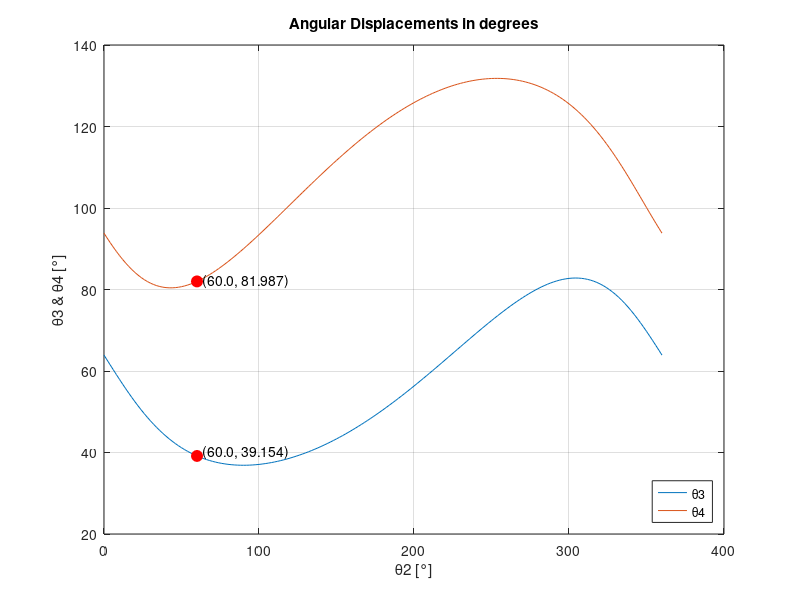
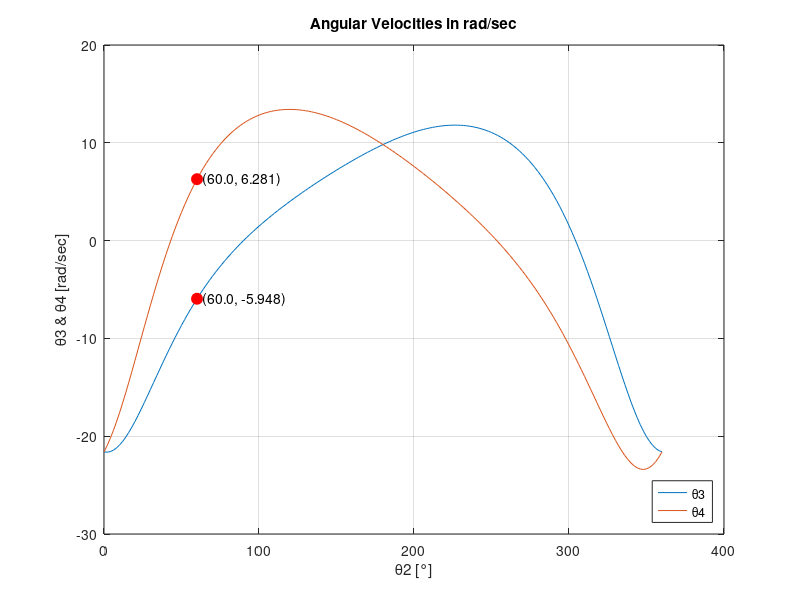
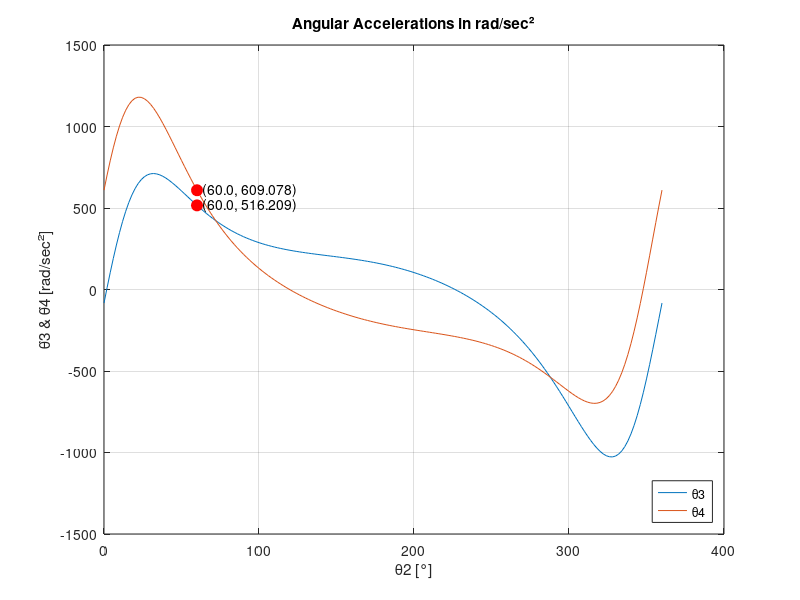
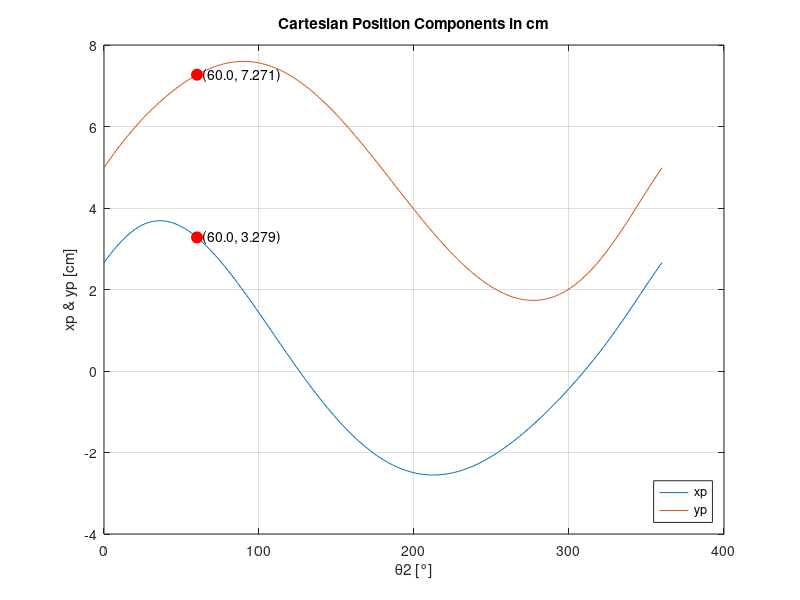

The MATLAB script that drew these images, in order: (Note: this script raises an error after producing the figures.)
% B.5: Compute kinematic quantities over full cycle

% Define known variables and equations from Part B
%   as θ3, θ4, etc... will need to be solved for
%% Links
r1 = 8.0; %cm
r2 = 3.0; %cm
r3 = 10.0; %cm
r4 = 9.0; %cm

w2 = 36; %rad/sec
a2 = 0; %rad/sec^2

rbp = 5.0; %cm
r5 = rbp;

beta = 30; %degrees
beta_rad = deg2rad(beta);

%% H values
h1 = r1/r2;
h2 = r1/r3;
h3 = r1/r4;
h4 = (-r1^2-r2^2-r3^2+r4^2)/(2*r2*r3);
h5 = (r1^2+r2^2-r3^2+r4^2)/(2*r2*r4);

theta2 = 0:2:360; %input incremements of 2 degrees over a full rotation
theta2_rad = deg2rad(theta2);
theta2dot_rad = 36;
theta2doubledot_rad = 0;

%% Constants for simplification
a = h4 + h2.*cos(theta2_rad)-h1+cos(theta2_rad);
b = -sin(theta2_rad);
c = h4+h2.*cos(theta2_rad)+h1-cos(theta2_rad);
d = h5-h3.*cos(theta2_rad)+cos(theta2_rad)-h1;
e = h5-h3.*cos(theta2_rad)-cos(theta2_rad)+h1;

%% Desired Angle for Verification
indexAt60 = find(theta2 == 60);

%% a) θ3, θ4 vs θ2
theta3 = 2.*atan((-b-sqrt(b.^2-a.*c))./(a));
theta3_deg = rad2deg(theta3);

theta4 = 2.*atan((-b-sqrt(b.^2-d.*e))./(d));
theta4_deg = rad2deg(theta4);

theta3_deg_60 = theta3_deg(indexAt60);
theta4_deg_60 = theta4_deg(indexAt60);

figure ('Name', 'Ang.Disp.');
plot(theta2,theta3_deg);
title('Angular Displacements in degrees');
xlabel('θ2 [°]');
ylabel('θ3 & θ4 [°]');
hold on;
plot(theta2,theta4_deg);

plot(60, theta3_deg_60, 'ro', 'MarkerFaceColor', 'r', ...
    'MarkerSize', 8);
text(60,theta3_deg_60 + 1, sprintf('  (%.1f, %.3f)', 60,theta3_deg_60));
plot(60, theta4_deg_60, 'ro', 'MarkerFaceColor', 'r', ...
    'MarkerSize', 8);
text(60,theta4_deg_60, sprintf('  (%.1f, %.3f)', 60,theta4_deg_60));

legend({'θ3','θ4'},'Location','Southeast');
grid on;
hold off;

%% b) θ̇3, θ̇4 vs θ2
theta3_dot = (r2.*theta2dot_rad.*sin(theta2_rad-theta4))./ ...
    (r3.*sin(theta4-theta3));
theta4_dot = (r2.*theta2dot_rad.*sin(theta2_rad-theta3))./ ...
    (r4.*sin(theta4-theta3));

theta3_dot_deg_60 = theta3_dot(indexAt60);
theta4_dot_deg_60 = theta4_dot(indexAt60);

figure ('Name', 'Ang.Vel.');
plot(theta2,theta3_dot);
title('Angular Velocities in rad/sec');
xlabel('θ2 [°]');
ylabel('θ̇3 & θ̇4 [rad/sec]');
hold on;
plot(theta2,theta4_dot);

plot(60, theta3_dot_deg_60, 'ro', 'MarkerFaceColor', 'r', ...
    'MarkerSize', 8);
text(60,theta3_dot_deg_60, sprintf('  (%.1f, %.3f)', 60,theta3_dot_deg_60));
plot(60, theta4_dot_deg_60, 'ro', 'MarkerFaceColor', 'r', ...
    'MarkerSize', 8);
text(60,theta4_dot_deg_60, sprintf('  (%.1f, %.3f)', 60,theta4_dot_deg_60));

legend({'θ̇3','θ̇4'},'Location','Southeast');
grid on;
hold off;

%% c) θ̈3, θ̈4 vs θ2
theta3_doubledot = ( ...
    -r4.*theta4_dot.^2 ...
    + r3.*theta3_dot.^2.*cos(theta3 - theta4) ...
    + r2.*theta2dot_rad.^2.*cos(theta2_rad - theta4) ...
    + r2.*theta2doubledot_rad.*sin(theta2_rad - theta4) ...
    ) ./ (r3.*sin(theta4 - theta3));
theta4_doubledot = (-r3.*theta3_dot.^2 ...
    + r4.*theta4_dot.^2.*cos(theta4 - theta3) ...
    - r2.*theta2dot_rad.^2.*cos(theta2_rad - theta3) ...
    + r2.*theta2doubledot_rad.*sin(theta2_rad - theta3) ...
    ) ./ (r4.*sin(theta3 - theta4));

theta3_doubledot_deg_60 = theta3_doubledot(indexAt60);
theta4_doubledot_deg_60 = theta4_doubledot(indexAt60);

figure ('Name', 'Ang.Acc.');
plot(theta2,theta3_doubledot);
title('Angular Accelerations in rad/sec²');
xlabel('θ2 [°]');
ylabel('θ̈3 & θ̈4 [rad/sec²]');
hold on;
plot(theta2,theta4_doubledot);

plot(60, theta3_doubledot_deg_60, 'ro', 'MarkerFaceColor', 'r', ...
    'MarkerSize', 8);
text(60,theta3_doubledot_deg_60, sprintf('  (%.1f, %.3f)', 60,theta3_doubledot_deg_60));
plot(60, theta4_doubledot_deg_60, 'ro', 'MarkerFaceColor', 'r', ...
    'MarkerSize', 8);
text(60,theta4_doubledot_deg_60, sprintf('  (%.1f, %.3f)', 60,theta4_doubledot_deg_60));

legend({'θ̈3','θ̈4'},'Location','Southeast');
grid on;
hold off;

%% d) xp, yp vs θ2
theta5 = theta3+beta_rad;

xp = r5.*cos(theta5) + r2.*cos(theta2_rad);
yp = r5.*sin(theta5) + r2.*sin(theta2_rad);

xp_deg_60 = xp(indexAt60);
yp_deg_60 = yp(indexAt60);

figure ('Name', 'Cart.Pos.');
plot(theta2,xp);
title('Cartesian Position Components in cm');
xlabel('θ2 [°]');
ylabel('xp & yp [cm]');
hold on;
plot(theta2,yp);

plot(60, xp_deg_60, 'ro', 'MarkerFaceColor', 'r', ...
    'MarkerSize', 8);
text(60,xp_deg_60, sprintf('  (%.1f, %.3f)', 60,xp_deg_60));
plot(60, yp_deg_60, 'ro', 'MarkerFaceColor', 'r', ...
    'MarkerSize', 8);
text(60,yp_deg_60, sprintf('  (%.1f, %.3f)', 60,yp_deg_60));

legend({'xp','yp'},'Location','Southeast');
grid on;
hold off;

%% e) Velocity magnitude |vp| vs θ2
xp_dot = -theta3_dot.*r5.*sin(theta5) ...
         -theta2dot_rad.*r2.*sin(theta2_rad);
yp_dot = theta3_dot.*r5.*cos(theta5) ...
         +theta2dot_rad.*r2.*cos(theta2_rad);

xp_dot_deg_60 = xp_dot(indexAt60);
yp_dot_deg_60 = yp_dot(indexAt60);
vp_mag_deg_60 = sqrt(xp_dot_deg_60.^2+yp_dot_deg_60.^2);

vp_mag = abs(sqrt(xp_dot.^2 + yp_dot.^2));
figure ('Name', 'Vel.Mag.');
plot(theta2,vp_mag);
title('Velocity Magnitude in cm/sec²');
xlabel('θ2 [°]');
ylabel('vp [cm]');
hold on;

plot(60, vp_mag_deg_60, 'ro', 'MarkerFaceColor', 'r', ...
    'MarkerSize', 8);
text(60,vp_mag_deg_60, sprintf('  (%.1f, %.3f)', 60,vp_mag_deg_60));

legend({'vp'},'Location','Southeast');
grid on;
hold off;

%% f) Acceleration Magnitude |ap| vs θ2
xp_doubledot = -theta3_doubledot.*r5.*sin(theta5) ...
               -theta3_dot.^2.*r5.*cos(theta5) ...
               -theta2doubledot_rad.*r2.*sin(theta2_rad) ...
               -theta2dot_rad.^2.*r2.*cos(theta2_rad);
yp_doubledot = theta3_doubledot.*r5.*cos(theta5) ...
               -theta3_dot.^2.*r5.*sin(theta5) ...
               +theta2doubledot_rad.*r2.*cos(theta2_rad) ...
               -theta2dot_rad.^2.*r2.*sin(theta2_rad);

xp_doubledot_deg_60 = xp_doubledot(indexAt60);
yp_doubledot_deg_60 = yp_doubledot(indexAt60);
ap_mag_deg_60 = sqrt(xp_doubledot_deg_60.^2+yp_doubledot_deg_60.^2);

ap_mag = abs(sqrt(xp_doubledot.^2 + yp_doubledot.^2));
figure ('Name', 'Acc.Mag.');
plot(theta2, ap_mag);
title('Acceleration Magnitude in cm/sec²');
xlabel('θ2 [°]');
ylabel('ap [cm]');
hold on;

plot(60, ap_mag_deg_60, 'ro', 'MarkerFaceColor', 'r', ...
    'MarkerSize', 8);
text(60,ap_mag_deg_60, sprintf('  (%.1f, %.3f)', 60,ap_mag_deg_60));

legend({'ap'}, 'Location', 'Southeast');
grid on;
hold off;

%% g) Coupler Curve yp vs xp
figure ('Name', 'Coupler Curve');
plot(xp, yp);
title('Coupler Curve: yp vs xp');
xlabel('xp [cm]');
ylabel('yp [cm]');
grid on;

%% C.3: Complete Force Analysis over one crank revolution
m2 = 8; %g
m3 = 30; %g
m4 = 20; %g

b2 = 1.50; %cm to mass center
b3 = 4.00; %cm to mass center
b4 = 3.50; %cm to mass center

I_G3 = 250; %gr*cm^2
I_G4 = 90; %gr*cm^2

%% Positions and Accelerations of mass centers
% Link 2: Position
X_G2 = b2.*cos(theta2_rad);
Y_G2 = b2.*sin(theta2_rad);

% Link 2: Acceleration
A_X_G2 = -b2.*theta2doubledot_rad.*sin(theta2_rad)-b2.*theta2dot_rad.^2 ...
    .*cos(theta2_rad);
A_Y_G2 = b2.*theta2doubledot_rad.*cos(theta2_rad)-b2.*theta2dot_rad.^2 ...
    .*sin(theta2_rad);

% Link 3: Position
X_G3 = r2.*cos(theta2_rad) + b3.*cos(theta3);
Y_G3 = r2.*sin(theta2_rad) + b3.*sin(theta3);

% Link 3: Accceleration
A_X_G3 = -r2.*theta2doubledot_rad.*sin(theta2_rad) ...
    -r2.*theta2dot_rad.^2.*cos(theta2_rad) ...
    -b3.*theta3_doubledot.*sin(theta3) ...
    -b3.*theta3_dot.^2.*cos(theta3);
A_Y_G3 = r2.*theta2doubledot_rad.*cos(theta2_rad) ...
    -r2.*theta2dot_rad.^2.*sin(theta2_rad) ...
    +b3.*theta3_doubledot.*cos(theta3) ...
    -b3.*theta3_dot.^2.*sin(theta3);

% Link 4: Position
X_G4 = r1 + b4.*cos(theta4);
Y_G4 = b4.*sin(theta4);

% Link 4: Acceleration
A_X_G4 = -b4.*theta4_doubledot.*sin(theta4)-b4.*theta4_dot.^2 ...
    .*cos(theta4);
A_Y_G4 = b4.*theta4_doubledot.*cos(theta4)-b4.*theta4_dot.^2 ...
    .*sin(theta4);

n = length(theta2_rad);
N_to_cm_g = 1e5; %g*cm/s^2
Fext = 0.5*N_to_cm_g; %N

F12x = zeros(1,n);
F12y = zeros(1,n);
F32x = zeros(1,n);
F32y = zeros(1,n);
F34x = zeros(1,n);
F34y = zeros(1,n);
F41x = zeros(1,n);
F41y = zeros(1,n);
M12 = zeros(1,n); % Moment applied at 02, same as W in notes

I_O4 = I_G4 + m4*b4^2; % parallel axis theorem moved from I_G4

%% Calculate and fill forces & moment from matrix
for k = 1:n
    A = [ ...
        -1,  0,  1,  0,  0,  0,  0,  0,  0;
         0, -1,  0,  1,  0,  0,  0,  0,  0;
         r2*sin(theta2_rad(k)), -r2*cos(theta2_rad(k)), 0, 0, 0, 0, 0, 0, 1;
         0,  0, -1,  0, -1,  0,  0,  0,  0;
         0,  0,  0, -1,  0, -1,  0,  0,  0;
         0,  0, -b3*sin(theta3(k)), b3*cos(theta3(k)), ...
                 b3*sin(theta3(k)), -b3*cos(theta3(k)), 0, 0, 0;
         0,  0,  0,  0,  1,  0, -1,  0,  0;
         0,  0,  0,  0,  0,  1,  0, -1,  0;
         0,  0,  0,  0, -r4*sin(theta4(k)), r4*cos(theta4(k)), 0, 0, 0 ...
        ];
    B = [ ...
        m2*A_X_G2(k);
        m2*A_Y_G2(k);
        0;
        m3*A_X_G3(k);
        m3*A_Y_G3(k) + Fext;
        I_G3*theta3_doubledot(k) - Fext*(b3*cos(theta3(k)) - rbp*cos(theta3(k)));
        m4*A_X_G4(k);
        m4*A_Y_G4(k);
        I_O4*theta4_doubledot(k) ...
        ];
    x = A\B; % solve for temporary variable

    F12x(k) = x(1);
    F12y(k) = x(2);
    F32x(k) = x(3);
    F32y(k) = x(4);
    F34x(k) = x(5);
    F34y(k) = x(6);
    F41x(k) = x(7);
    F41y(k) = x(8);
    M12(k) = x(9);
end

%% (i) Driving Torque M12 vs θ2
figure ('Name', 'Driving Torque');
M12_N = M12./N_to_cm_g;
plot(theta2, M12_N);
title('Driving Torque: M12 vs θ2');
xlabel('θ2 [°]');
ylabel('M12 [Nm]');
grid on;

%% (ii) Polar Plot of shaking force Fs (mag and dir)
Fs_mag = sqrt((-F12x+F41x).^2+(-F12y+F41y).^2)./N_to_cm_g; %txtbook p.391 9.2-12
Fs_dir = atan2((-F12y+F41y), (-F12x+F41x)); %txtbook p.391 9.2-10

figure('Name', 'Polar Fs');
polarplot(Fs_dir, Fs_mag);
title('Shaking Force [N] at θ2');
legend({'Fs [N]'})
grid on;

%% (iii) Components of Fs vs θ2
Fs_x = (-F12x+F41x)./N_to_cm_g;
Fs_y = (-F12y+F41y)./N_to_cm_g;

figure('Name', 'Shaking Force Componenets');
plot(theta2, Fs_x, 'b', theta2, Fs_y, 'r');
title('Shaking Force Components vs θ2');
xlabel('θ2 [°]');
ylabel('Force Components [N]');
legend({'Fs_x [N]', 'Fs_y [N]'}, 'Location','southeast');
grid on;
hold off;

%% (iv) Shaking Moment Ms vs θ2
Ms = M12_N + ((F41y).*r1./N_to_cm_g);

figure('Name','Shaking Moment');
plot(theta2,Ms);
xlabel('θ2 [°]');
ylabel('Ms [Nm]');
grid on;
hold off;

%% (v) Force Magnitude at each turning pair vs θ2
F12_mag = sqrt(F12x.^2 + F12y.^2);
F23_mag = sqrt(F32x.^2 + F32y.^2);
F34_mag = sqrt(F34x.^2 + F34y.^2);
F14_mag = sqrt(F41x.^2 + F41y.^2);

figure('Name','Shaking Moment');
plot(theta2,Ms);
xlabel('θ2 [°]');
ylabel('Ms [Nm]');
grid on;
hold off;
